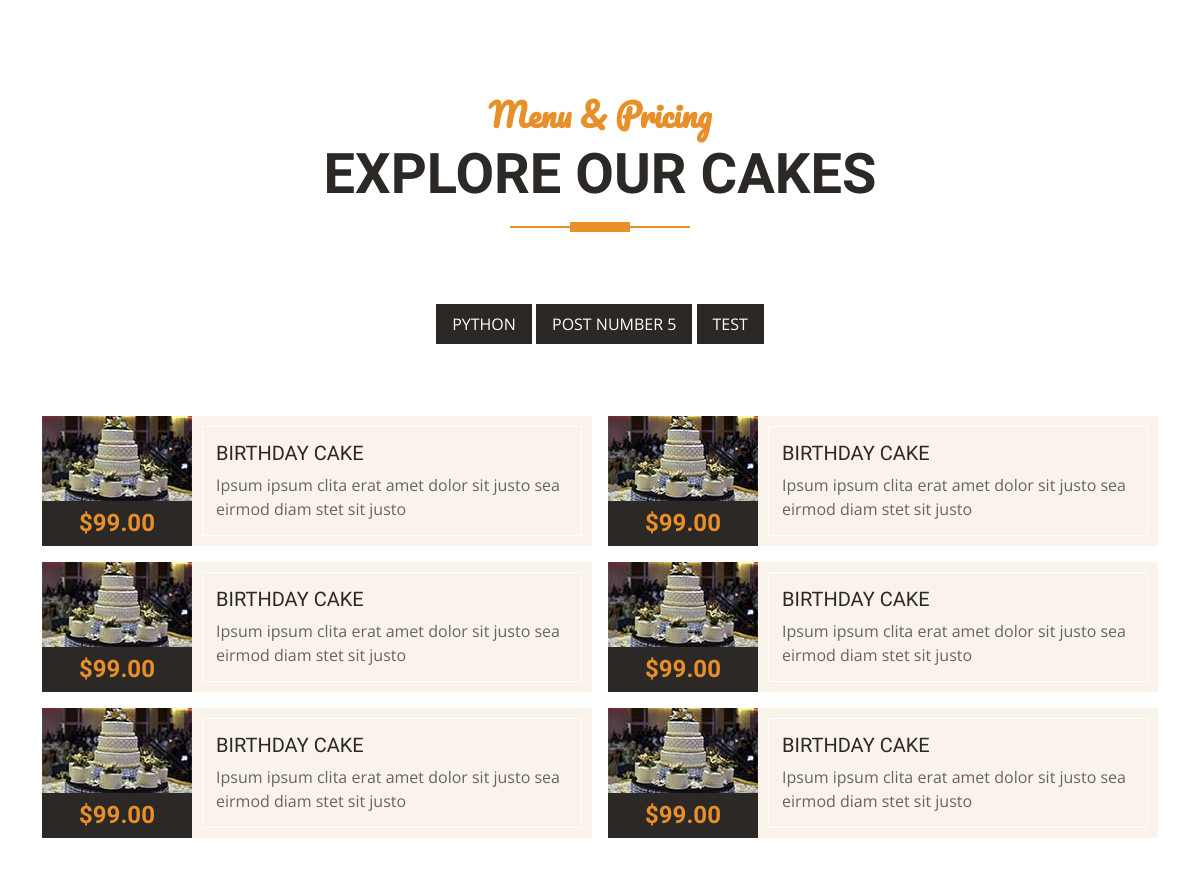
/blog/ (middle part), run on an earlier commit of the app's database.
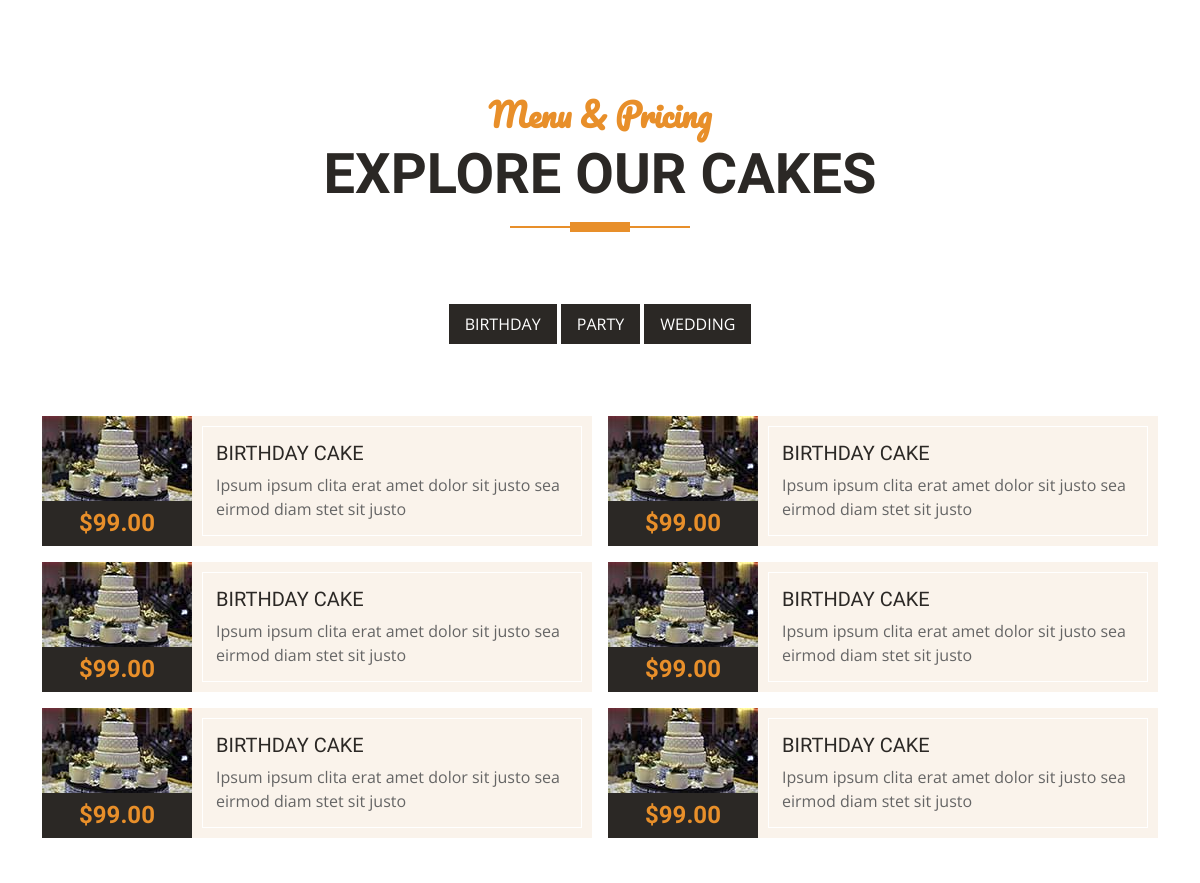
And on a later commit of the database.
### posts/models.py (models this page shows)
class Post(models.Model): #vererbung von models
    title = models.CharField(max_length=20)
    content = models.TextField(max_length=10000)
    image =models.ImageField(upload_to='posts/',default='default.jpg')
    author = models.ForeignKey(User,related_name='Post_author',on_delete=models.CASCADE)
    tags =TaggableManager()
    category = models.ForeignKey('Category',related_name='post_category',on_delete=models.CASCADE,null=True,blank=True)
    def __str__(self):
        return self.title

### posts/views.py (the view)
# urls.py: path('blog/',postList),
def postList(request):
    all = Post.objects.all()
    return render(request,'posts.html',{'data':all})

### posts/templates/posts.html (shortened to what this page needs)
{% load static %}
<!DOCTYPE html>
<html lang="en">
<head>
    <link href="https://cdnjs.cloudflare.com/ajax/libs/font-awesome/5.10.0/css/all.min.css" rel="stylesheet">
    <link href="https://cdn.jsdelivr.net/npm/bootstrap-icons@1.4.1/font/bootstrap-icons.css" rel="stylesheet">
    <link href="{% static 'lib/owlcarousel/assets/owl.carousel.min.css' %}" rel="stylesheet">
    <link href="{% static 'css/bootstrap.min.css' %}" rel="stylesheet">
    <link href="{% static  'css/style.css'%} " rel="stylesheet">
</head>
<body>
    <div class="container-fluid about py-5">
        <div class="container">
            <div class="section-title position-relative text-center mx-auto mb-5 pb-3" style="max-width: 600px;">
                <h2 class="text-primary font-secondary">Menu & Pricing</h2>
                <h1 class="display-4 text-uppercase">Explore Our Cakes</h1>
            </div>
            <div class="tab-class text-center">
                <div class =" border-inner p-4 mb-5">
                    {% for item in data %}
                <ul class="nav nav-pills d-inline-flex justify-content-center bg-dark text-uppercase">
                    <li class="nav-item">
                        <a class="nav-link text-white" data-bs-toggle="pill" href="#tab-{{item.id}}">{{item}}</a>
                    </li>
                </ul>
                {% endfor %}
                </div>
                <div class="tab-content">
                    <div id="tab-1" class="tab-pane fade show p-0 active">
                        <div class="row g-3">
                            <div class="col-lg-6">
                                <div class="d-flex h-100">
                                    <div class="flex-shrink-0">
                                        <img class="img-fluid" src="img/cake-1.jpg" alt="" style="width: 150px; height: 85px;">
                                        <h4 class="bg-dark text-primary p-2 m-0">$99.00</h4>
                                    </div>
                                    <div class="d-flex flex-column justify-content-center text-start bg-secondary border-inner px-4">
                                        <h5 class="text-uppercase">Birthday Cake</h5>
                                        <span>Ipsum ipsum clita erat amet dolor sit justo sea eirmod diam stet sit justo</span>
                                    </div>
                                </div>
                            </div>
                            <div class="col-lg-6">
                                <div class="d-flex h-100">
                                    <div class="flex-shrink-0">
                                        <img class="img-fluid" src="img/cake-1.jpg" alt="" style="width: 150px; height: 85px;">
                                        <h4 class="bg-dark text-primary p-2 m-0">$99.00</h4>
                                    </div>
                                    <div class="d-flex flex-column justify-content-center text-start bg-secondary border-inner px-4">
                                        <h5 class="text-uppercase">Birthday Cake</h5>
                                        <span>Ipsum ipsum clita erat amet dolor sit justo sea eirmod diam stet sit justo</span>
                                    </div>
                                </div>
                            </div>
                            <div class="col-lg-6">
                                <div class="d-flex h-100">
                                    <div class="flex-shrink-0">
                                        <img class="img-fluid" src="img/cake-1.jpg" alt="" style="width: 150px; height: 85px;">
                                        <h4 class="bg-dark text-primary p-2 m-0">$99.00</h4>
                                    </div>
                                    <div class="d-flex flex-column justify-content-center text-start bg-secondary border-inner px-4">
                                        <h5 class="text-uppercase">Birthday Cake</h5>
                                        <span>Ipsum ipsum clita erat amet dolor sit justo sea eirmod diam stet sit justo</span>
                                    </div>
                                </div>
                            </div>
                            <div class="col-lg-6">
                                <div class="d-flex h-100">
                                    <div class="flex-shrink-0">
                                        <img class="img-fluid" src="img/cake-1.jpg" alt="" style="width: 150px; height: 85px;">
                                        <h4 class="bg-dark text-primary p-2 m-0">$99.00</h4>
                                    </div>
                                    <div class="d-flex flex-column justify-content-center text-start bg-secondary border-inner px-4">
                                        <h5 class="text-uppercase">Birthday Cake</h5>
                                        <span>Ipsum ipsum clita erat amet dolor sit justo sea eirmod diam stet sit justo</span>
                                    </div>
                                </div>
                            </div>
                            <div class="col-lg-6">
                                <div class="d-flex h-100">
                                    <div class="flex-shrink-0">
                                        <img class="img-fluid" src="img/cake-1.jpg" alt="" style="width: 150px; height: 85px;">
                                        <h4 class="bg-dark text-primary p-2 m-0">$99.00</h4>
                                    </div>
                                    <div class="d-flex flex-column justify-content-center text-start bg-secondary border-inner px-4">
                                        <h5 class="text-uppercase">Birthday Cake</h5>
                                        <span>Ipsum ipsum clita erat amet dolor sit justo sea eirmod diam stet sit justo</span>
                                    </div>
                                </div>
                            </div>
                            <div class="col-lg-6">
                                <div class="d-flex h-100">
                                    <div class="flex-shrink-0">
                                        <img class="img-fluid" src="img/cake-1.jpg" alt="" style="width: 150px; height: 85px;">
                                        <h4 class="bg-dark text-primary p-2 m-0">$99.00</h4>
                                    </div>
                                    <div class="d-flex flex-column justify-content-center text-start bg-secondary border-inner px-4">
                                        <h5 class="text-uppercase">Birthday Cake</h5>
                                        <span>Ipsum ipsum clita erat amet dolor sit justo sea eirmod diam stet sit justo</span>
                                    </div>
                                </div>
                            </div>
                        </div>
                    </div>
                </div>
            </div>
        </div>
    </div>
</body>
</html>

### static/css/style.css (style rules this page uses)
:root { --primary: #E88F2A; --secondary: #FAF3EB; --light: #FFFFFF; --dark: #2B2825; }
.font-secondary { font-family: 'Pacifico', cursive; }
h1, h2, .font-weight-bold { font-weight: 700 !important; }
h3, h4, .font-weight-semi-bold { font-weight: 600 !important; }
h5, h6, .font-weight-medium { font-weight: 500 !important; }
.border-inner { position: relative; }
.border-inner * { position: relative; z-index: 1; }
.border-inner::before { position: absolute; content: ""; top: 10px; right: 10px; bottom: 10px; left: 10px; background: none; border: 1px solid var(--light); z-index: 0; }
.section-title::before { position: absolute; content: ""; width: 60px; height: 10px; left: 50%; bottom: 0; margin-left: -30px; background: var(--primary); }
.section-title::after { position: absolute; content: ""; width: 180px; height: 2px; left: 50%; bottom: 4px; margin-left: -90px; background: var(--primary); }

What changed in the data, as far as the page shows it:
removed Post: title "PYTHON"
removed Post: title "POST NUMBER 5"
removed Post: title "TEST"
added Post: title "BIRTHDAY"
added Post: title "PARTY"
added Post: title "WEDDING"
